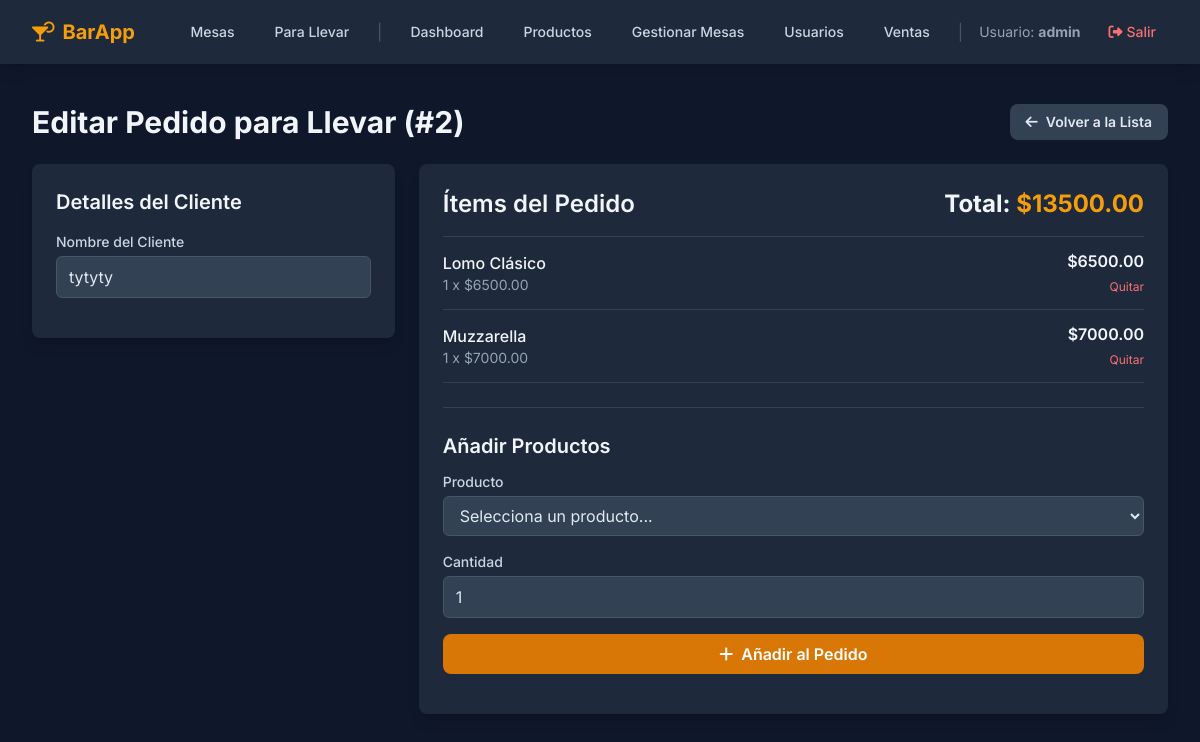
Screenshot of /mozo/takeaway/2 (signed in) with the database file from the repository.
### app/models.py (models this page shows, shortened)
class User(UserMixin, db.Model):
    id = db.Column(db.Integer, primary_key=True)
    username = db.Column(db.String(80), unique=True, nullable=False)
    password_hash = db.Column(db.String(256), nullable=False)
    role = db.Column(db.String(20), nullable=False, default='mozo')

class Order(db.Model):
    id = db.Column(db.Integer, primary_key=True)
    type = db.Column(db.String(20), nullable=False)
    status = db.Column(db.String(20), nullable=False, default='Pendiente')
    customer_name = db.Column(db.String(100), nullable=True)
    total_amount = db.Column(db.Float, nullable=True, default=0.0)
    payment_method = db.Column(db.String(50), nullable=True) # NUEVO CAMPO
    created_at = db.Column(db.DateTime, default=datetime.utcnow)
    updated_at = db.Column(db.DateTime, default=datetime.utcnow, onupdate=datetime.utcnow)
    table_id = db.Column(db.Integer, db.ForeignKey('table.id'), nullable=True)
    table_assigned = db.relationship('Table', back_populates='orders')
    items = db.relationship('OrderItem', back_populates='order', cascade="all, delete-orphan")

class OrderItem(db.Model):
    id = db.Column(db.Integer, primary_key=True)
    order_id = db.Column(db.Integer, db.ForeignKey('order.id'), nullable=False)
    product_id = db.Column(db.Integer, db.ForeignKey('product.id'), nullable=False)
    quantity = db.Column(db.Integer, nullable=False)
    unit_price = db.Column(db.Float, nullable=False)
    subtotal = db.Column(db.Float, nullable=False)
    order = db.relationship('Order', back_populates='items')
    product = db.relationship('Product')

class Product(db.Model):
    id = db.Column(db.Integer, primary_key=True)
    name = db.Column(db.String(100), unique=True, nullable=False)
    price = db.Column(db.Float, nullable=False)
    type = db.Column(db.String(50), nullable=False)
    stock = db.Column(db.Integer, default=0)

### app/mozo.py (the view, shortened to what this page needs)
@mozo_bp.route('/takeaway/<int:order_id>', methods=['GET', 'POST'])
@mozo_required
def takeaway_order_detail(order_id):
    order = Order.query.filter_by(id=order_id, type='Para Llevar').first_or_404()
    payment_methods = ['Efectivo', 'Tarjeta', 'Transferencia']
    products_by_category = get_products_by_category()
    return render_template('mozo/takeaway_form.html',
                           order=order,
                           products_by_category=products_by_category,
                           payment_methods=payment_methods,
                           action="Editar",
                           title=f"Pedido Llevar #{order.id}")

### app/mozo.py (called while the page is built)
def get_products_by_category():
    products_query = Product.query.filter(Product.stock > 0).order_by(Product.type, Product.name).all()
    products_by_cat = OrderedDict()
    preferred_categories = [
        "Sandwiches", "Hamburguesas", "Pizzas", "Milanesas al Plato", "Tostados & Especiales",
        "Papas Fritas", "Agregados", "Bebidas con Alcohol", "Bebidas sin Alcohol", "Postre", "Otro"
    ]
    for cat_name in preferred_categories:
        products_by_cat[cat_name] = []
    for product in products_query:
        if product.type not in products_by_cat:
            products_by_cat[product.type] = []
        products_by_cat[product.type].append(product)
    final_products_by_cat = OrderedDict()
    for cat_name, prods_in_cat in products_by_cat.items():
        if prods_in_cat:
            final_products_by_cat[cat_name] = prods_in_cat
    return final_products_by_cat

### app/utils.py (called while the page is built)
def mozo_required(f):
    @wraps(f)
    def decorated_function(*args, **kwargs):
        if not current_user.is_authenticated or current_user.role not in ['admin', 'mozo']:
            flash("No tienes permiso para acceder a esta página.", "danger")
            return redirect(url_for('auth.login'))
        return f(*args, **kwargs)
    return decorated_function

### app/templates/mozo/takeaway_form.html (shortened to what this page needs)
{% extends "layout.html" %}
{% block content %}
<div class="flex justify-between items-center mb-6">
    <h1 class="text-3xl font-bold text-slate-100">{{ action }} Pedido para Llevar {% if order %}(#{{ order.id }}){% endif %}</h1>
    <a href="{{ url_for('mozo.takeaway_orders_view') }}" class="px-4 py-2 rounded-lg text-sm font-semibold bg-slate-700 hover:bg-slate-600 transition-colors">
        <i class="fa-solid fa-arrow-left mr-2"></i>Volver a la Lista
    </a>
</div>
<div class="grid grid-cols-1 lg:grid-cols-3 gap-6">
    <div class="lg:col-span-1 bg-slate-800 p-6 rounded-lg shadow-lg self-start">
        <h2 class="text-xl font-semibold mb-4 text-slate-100">Detalles del Cliente</h2>
        <form method="POST" action="{{ url_for('mozo.takeaway_order_detail', order_id=order.id) if order else url_for('mozo.new_takeaway_order') }}">
            <div class="mb-4">
                <label for="customer_name" class="block text-sm font-medium text-slate-300">Nombre del Cliente</label>
                <input type="text" name="customer_name" id="customer_name" value="{{ order.customer_name if order else '' }}"
                       class="mt-1 block w-full px-3 py-2 bg-slate-700 border border-slate-600 text-slate-200 rounded-md focus:ring-2 focus:ring-amber-500 transition"
                       {% if order and order.status != 'Pendiente' %}readonly{% endif %} required>
            </div>
        </form>
    </div>
    {% if order %}
    <div class="lg:col-span-2 bg-slate-800 p-6 rounded-lg shadow-lg">
        <div class="flex justify-between items-baseline mb-4">
            <h2 class="text-2xl font-semibold text-slate-100">Ítems del Pedido</h2>
            <p class="text-2xl font-bold text-slate-100">Total: <span id="order-total" class="text-amber-500">${{ "%.2f"|format(order.total_amount) }}</span></p>
        </div>
        <div id="order-items-list" class="mb-6 border-t border-b border-slate-700 divide-y divide-slate-700">
             {% for item in order.items %}
            <div id="item-row-{{ item.id }}" class="py-3 flex justify-between items-center">
                <div>
                    <p class="font-medium text-slate-100">{{ item.product.name }}</p>
                    <p class="text-sm text-slate-400">{{ item.quantity }} x ${{ "%.2f"|format(item.unit_price) }}</p>
                </div>
                <div class="text-right">
                    <p class="font-semibold text-slate-100">${{ "%.2f"|format(item.subtotal) }}</p>
                    <button onclick="removeItem({{ item.id }}, '{{ item.product.name | e }}', {{ item.product.id }})" class="text-xs text-red-400 hover:text-red-300 transition-colors">Quitar</button>
                </div>
            </div>
            {% endfor %}
        </div>
        <div class="border-t border-slate-700 pt-6">
            <h3 class="text-xl font-semibold mb-3 text-slate-100">Añadir Productos</h3>
            <form id="add-item-form" class="space-y-4">
                 <div>
                    <label for="product_id" class="block text-sm font-medium text-slate-300">Producto</label>
                    <select name="product_id" id="product_id" required class="mt-1 block w-full px-3 py-2 bg-slate-700 border border-slate-600 text-slate-200 rounded-md focus:ring-2 focus:ring-amber-500 transition">
                        <option value="">Selecciona un producto...</option>
                    </select>
                </div>
                <div>
                    <label for="quantity" class="block text-sm font-medium text-slate-300">Cantidad</label>
                    <input type="number" name="quantity" id="quantity" value="1" min="1" required class="mt-1 block w-full px-3 py-2 bg-slate-700 border border-slate-600 text-slate-200 rounded-md focus:ring-2 focus:ring-amber-500 transition">
                </div>
                <button type="submit" class="w-full px-4 py-2 rounded-lg font-semibold bg-amber-600 hover:bg-amber-700 transition-colors text-white">
                    <i class="fa-solid fa-plus mr-2"></i>Añadir al Pedido
                </button>
            </form>
        </div>
    </div>
    {% endif %}
</div>
{% endblock %}

### app/templates/layout.html (shortened to what this page needs)
<!DOCTYPE html>
<html lang="es">
<head>
    <script src="https://cdn.tailwindcss.com"></script>
    <link rel="stylesheet" href="https://cdnjs.cloudflare.com/ajax/libs/font-awesome/6.4.0/css/all.min.css">
</head>
<body class="bg-slate-900 text-slate-200">
    <nav class="bg-slate-800 shadow-lg sticky top-0 z-50">
        <div class="max-w-7xl mx-auto px-4 sm:px-6 lg:px-8">
            <div class="flex justify-between items-center h-16">
                <div class="flex-shrink-0">
                    <a class="text-xl font-bold text-amber-500 hover:text-amber-400 transition-colors" href="{{ url_for('index') }}">
                        <i class="fa-solid fa-martini-glass-citrus mr-2"></i>BarApp
                    </a>
                </div>
                <div class="hidden md:flex items-center space-x-4">
                    {% if current_user.is_authenticated %}
                        <a href="{{ url_for('mozo.tables_view') }}" class="px-3 py-2 rounded-md text-sm font-medium text-slate-300 hover:bg-slate-700 hover:text-white transition-colors">Mesas</a>
                        <a href="{{ url_for('mozo.takeaway_orders_view') }}" class="px-3 py-2 rounded-md text-sm font-medium text-slate-300 hover:bg-slate-700 hover:text-white transition-colors">Para Llevar</a>
                        {% if current_user.role == 'admin' %}
                            <span class="text-slate-600">|</span>
                            <a href="{{ url_for('admin.dashboard') }}" class="px-3 py-2 rounded-md text-sm font-medium text-slate-300 hover:bg-slate-700 hover:text-white transition-colors">Dashboard</a>
                            <a href="{{ url_for('admin.products') }}" class="px-3 py-2 rounded-md text-sm font-medium text-slate-300 hover:bg-slate-700 hover:text-white transition-colors">Productos</a>
                            <a href="{{ url_for('admin.manage_tables') }}" class="px-3 py-2 rounded-md text-sm font-medium text-slate-300 hover:bg-slate-700 hover:text-white transition-colors">Gestionar Mesas</a>
                            <a href="{{ url_for('admin.manage_users') }}" class="px-3 py-2 rounded-md text-sm font-medium text-slate-300 hover:bg-slate-700 hover:text-white transition-colors">Usuarios</a>
                            <a href="{{ url_for('admin.sales_log') }}" class="px-3 py-2 rounded-md text-sm font-medium text-slate-300 hover:bg-slate-700 hover:text-white transition-colors">Ventas</a>
                        {% endif %}
                        <span class="text-slate-600">|</span>
                        <span class="text-slate-400 text-sm">Usuario: <strong>{{ current_user.username }}</strong></span>
                        <a href="{{ url_for('auth.logout') }}" class="px-3 py-2 rounded-md text-sm font-medium text-red-400 hover:bg-red-500 hover:text-white transition-colors">
                            <i class="fa-solid fa-right-from-bracket mr-1"></i>Salir
                        </a>
                    {% else %}
                        <a href="{{ url_for('auth.login') }}" class="px-3 py-2 rounded-md text-sm font-medium text-slate-300 hover:bg-slate-700 hover:text-white transition-colors">Ingresar</a>
                    {% endif %}
                </div>
            </div>
        </div>
    </nav>
    <main class="max-w-7xl mx-auto mt-6 px-4 sm:px-6 lg:px-8 py-4">
        {% block content %}{% endblock %}
    </main>
</body>
</html>

### app/templates/layout.html (style rules this page uses)
body { font-family: 'Inter', sans-serif; -webkit-font-smoothing: antialiased; -moz-osx-font-smoothing: grayscale; }

### rows the page displays
User: username "admin"
Order: id "2", customer_name "tytyty", total_amount "13500.00"
OrderItem: product.name "Lomo Clásico", quantity "1", unit_price "6500.00", subtotal "6500.00"
OrderItem: product.name "Muzzarella", quantity "1", unit_price "7000.00", subtotal "7000.00"

### other values shown
{{ action }} "Editar"
